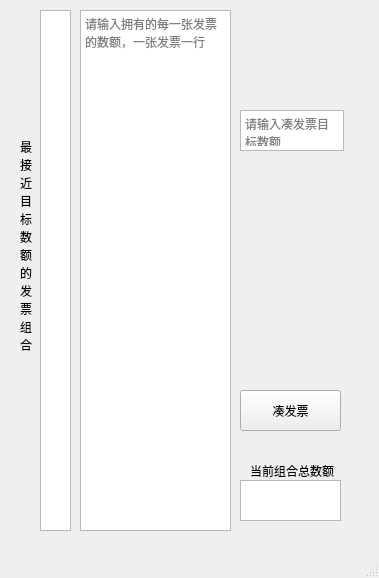
<?xml version="1.0" encoding="UTF-8"?>
<ui version="4.0">
 <class>invoice</class>
 <widget class="QMainWindow" name="invoice">
  <property name="geometry">
   <rect>
    <x>0</x>
    <y>0</y>
    <width>379</width>
    <height>578</height>
   </rect>
  </property>
  <property name="windowTitle">
   <string>invoice</string>
  </property>
  <widget class="QWidget" name="centralwidget">
   <widget class="QPushButton" name="pushButton">
    <property name="geometry">
     <rect>
      <x>240</x>
      <y>390</y>
      <width>101</width>
      <height>41</height>
     </rect>
    </property>
    <property name="text">
     <string>凑发票</string>
    </property>
   </widget>
   <widget class="QTextEdit" name="textEdit_2">
    <property name="geometry">
     <rect>
      <x>240</x>
      <y>110</y>
      <width>104</width>
      <height>41</height>
     </rect>
    </property>
    <property name="placeholderText">
     <string>请输入凑发票目标数额</string>
    </property>
   </widget>
   <widget class="QLabel" name="label_3">
    <property name="geometry">
     <rect>
      <x>20</x>
      <y>110</y>
      <width>21</width>
      <height>271</height>
     </rect>
    </property>
    <property name="text">
     <string>最
接
近
目
标
数
额
的
发
票
组
合</string>
    </property>
   </widget>
   <widget class="QTextEdit" name="textEdit">
    <property name="geometry">
     <rect>
      <x>80</x>
      <y>10</y>
      <width>151</width>
      <height>521</height>
     </rect>
    </property>
    <property name="html">
     <string>&lt;!DOCTYPE HTML PUBLIC &quot;-//W3C//DTD HTML 4.0//EN&quot; &quot;http://www.w3.org/TR/REC-html40/strict.dtd&quot;&gt;
&lt;html&gt;&lt;head&gt;&lt;meta name=&quot;qrichtext&quot; content=&quot;1&quot; /&gt;&lt;meta charset=&quot;utf-8&quot; /&gt;&lt;style type=&quot;text/css&quot;&gt;
p, li { white-space: pre-wrap; }
&lt;/style&gt;&lt;/head&gt;&lt;body style=&quot; font-family:'Microsoft YaHei UI'; font-size:9pt; font-weight:400; font-style:normal;&quot;&gt;
&lt;p style=&quot;-qt-paragraph-type:empty; margin-top:0px; margin-bottom:0px; margin-left:0px; margin-right:0px; -qt-block-indent:0; text-indent:0px;&quot;&gt;&lt;br /&gt;&lt;/p&gt;&lt;/body&gt;&lt;/html&gt;</string>
    </property>
    <property name="placeholderText">
     <string>请输入拥有的每一张发票的数额，一张发票一行</string>
    </property>
   </widget>
   <widget class="QTextBrowser" name="textBrowser">
    <property name="geometry">
     <rect>
      <x>40</x>
      <y>10</y>
      <width>31</width>
      <height>521</height>
     </rect>
    </property>
   </widget>
   <widget class="QTextBrowser" name="textBrowser_2">
    <property name="geometry">
     <rect>
      <x>240</x>
      <y>480</y>
      <width>101</width>
      <height>41</height>
     </rect>
    </property>
   </widget>
   <widget class="QLabel" name="label_4">
    <property name="geometry">
     <rect>
      <x>250</x>
      <y>460</y>
      <width>91</width>
      <height>21</height>
     </rect>
    </property>
    <property name="text">
     <string>当前组合总数额</string>
    </property>
   </widget>
  </widget>
  <widget class="QMenuBar" name="menubar">
   <property name="geometry">
    <rect>
     <x>0</x>
     <y>0</y>
     <width>379</width>
     <height>22</height>
    </rect>
   </property>
  </widget>
  <widget class="QStatusBar" name="statusbar"/>
 </widget>
 <resources/>
 <connections/>
</ui>
